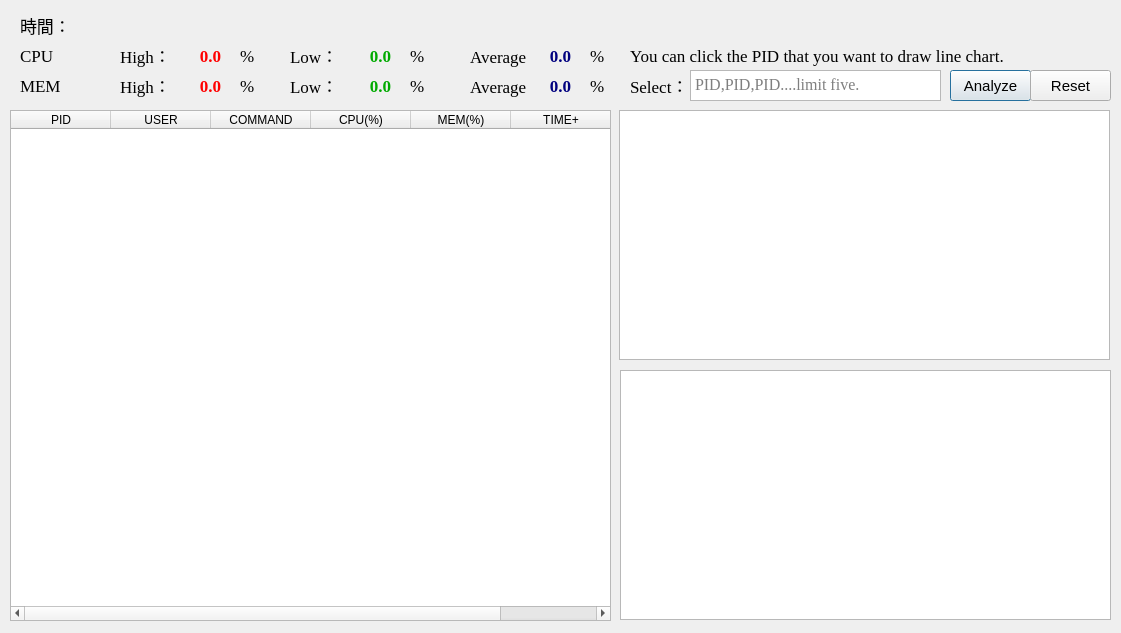
<?xml version="1.0" encoding="UTF-8"?>
<ui version="4.0">
 <class>COMMAND_Dialog</class>
 <widget class="QDialog" name="COMMAND_Dialog">
  <property name="geometry">
   <rect>
    <x>0</x>
    <y>0</y>
    <width>1121</width>
    <height>633</height>
   </rect>
  </property>
  <property name="windowTitle">
   <string>Command Subprocess Monitor</string>
  </property>
  <widget class="QTableWidget" name="tableWidget_2">
   <property name="geometry">
    <rect>
     <x>10</x>
     <y>110</y>
     <width>601</width>
     <height>511</height>
    </rect>
   </property>
   <property name="font">
    <font>
     <pointsize>9</pointsize>
    </font>
   </property>
   <column>
    <property name="text">
     <string>PID</string>
    </property>
   </column>
   <column>
    <property name="text">
     <string>USER</string>
    </property>
   </column>
   <column>
    <property name="text">
     <string>COMMAND</string>
    </property>
   </column>
   <column>
    <property name="text">
     <string>CPU(%)</string>
    </property>
   </column>
   <column>
    <property name="text">
     <string>MEM(%)</string>
    </property>
   </column>
   <column>
    <property name="text">
     <string>TIME+</string>
    </property>
   </column>
  </widget>
  <widget class="QLabel" name="label_2">
   <property name="geometry">
    <rect>
     <x>20</x>
     <y>10</y>
     <width>331</width>
     <height>31</height>
    </rect>
   </property>
   <property name="font">
    <font>
     <family>Times New Roman</family>
     <pointsize>13</pointsize>
    </font>
   </property>
   <property name="text">
    <string>時間：</string>
   </property>
   <property name="alignment">
    <set>Qt::AlignLeading|Qt::AlignLeft|Qt::AlignVCenter</set>
   </property>
  </widget>
  <widget class="QChartView" name="plot_view">
   <property name="geometry">
    <rect>
     <x>619</x>
     <y>110</y>
     <width>491</width>
     <height>250</height>
    </rect>
   </property>
  </widget>
  <widget class="QChartView" name="plot_view1">
   <property name="geometry">
    <rect>
     <x>620</x>
     <y>370</y>
     <width>491</width>
     <height>250</height>
    </rect>
   </property>
  </widget>
  <widget class="QLabel" name="label_6">
   <property name="geometry">
    <rect>
     <x>290</x>
     <y>40</y>
     <width>61</width>
     <height>31</height>
    </rect>
   </property>
   <property name="palette">
    <palette>
     <active>
      <colorrole role="WindowText">
       <brush brushstyle="SolidPattern">
        <color alpha="255">
         <red>0</red>
         <green>0</green>
         <blue>0</blue>
        </color>
       </brush>
      </colorrole>
     </active>
     <inactive>
      <colorrole role="WindowText">
       <brush brushstyle="SolidPattern">
        <color alpha="255">
         <red>0</red>
         <green>0</green>
         <blue>0</blue>
        </color>
       </brush>
      </colorrole>
     </inactive>
     <disabled>
      <colorrole role="WindowText">
       <brush brushstyle="SolidPattern">
        <color alpha="255">
         <red>120</red>
         <green>120</green>
         <blue>120</blue>
        </color>
       </brush>
      </colorrole>
     </disabled>
    </palette>
   </property>
   <property name="font">
    <font>
     <family>Times New Roman</family>
     <pointsize>13</pointsize>
     <weight>50</weight>
     <bold>false</bold>
     <strikeout>false</strikeout>
    </font>
   </property>
   <property name="text">
    <string>Low：</string>
   </property>
   <property name="alignment">
    <set>Qt::AlignLeading|Qt::AlignLeft|Qt::AlignVCenter</set>
   </property>
  </widget>
  <widget class="QLabel" name="label_9">
   <property name="geometry">
    <rect>
     <x>120</x>
     <y>70</y>
     <width>61</width>
     <height>31</height>
    </rect>
   </property>
   <property name="palette">
    <palette>
     <active>
      <colorrole role="WindowText">
       <brush brushstyle="SolidPattern">
        <color alpha="255">
         <red>0</red>
         <green>0</green>
         <blue>0</blue>
        </color>
       </brush>
      </colorrole>
     </active>
     <inactive>
      <colorrole role="WindowText">
       <brush brushstyle="SolidPattern">
        <color alpha="255">
         <red>0</red>
         <green>0</green>
         <blue>0</blue>
        </color>
       </brush>
      </colorrole>
     </inactive>
     <disabled>
      <colorrole role="WindowText">
       <brush brushstyle="SolidPattern">
        <color alpha="255">
         <red>120</red>
         <green>120</green>
         <blue>120</blue>
        </color>
       </brush>
      </colorrole>
     </disabled>
    </palette>
   </property>
   <property name="font">
    <font>
     <family>Times New Roman</family>
     <pointsize>13</pointsize>
     <weight>50</weight>
     <bold>false</bold>
     <strikeout>false</strikeout>
    </font>
   </property>
   <property name="text">
    <string>High：</string>
   </property>
   <property name="alignment">
    <set>Qt::AlignLeading|Qt::AlignLeft|Qt::AlignVCenter</set>
   </property>
  </widget>
  <widget class="QLabel" name="mem_high">
   <property name="geometry">
    <rect>
     <x>180</x>
     <y>70</y>
     <width>61</width>
     <height>31</height>
    </rect>
   </property>
   <property name="palette">
    <palette>
     <active>
      <colorrole role="WindowText">
       <brush brushstyle="SolidPattern">
        <color alpha="255">
         <red>255</red>
         <green>0</green>
         <blue>0</blue>
        </color>
       </brush>
      </colorrole>
     </active>
     <inactive>
      <colorrole role="WindowText">
       <brush brushstyle="SolidPattern">
        <color alpha="255">
         <red>255</red>
         <green>0</green>
         <blue>0</blue>
        </color>
       </brush>
      </colorrole>
     </inactive>
     <disabled>
      <colorrole role="WindowText">
       <brush brushstyle="SolidPattern">
        <color alpha="255">
         <red>120</red>
         <green>120</green>
         <blue>120</blue>
        </color>
       </brush>
      </colorrole>
     </disabled>
    </palette>
   </property>
   <property name="font">
    <font>
     <family>Times New Roman</family>
     <pointsize>13</pointsize>
     <weight>75</weight>
     <bold>true</bold>
    </font>
   </property>
   <property name="text">
    <string>0.0</string>
   </property>
   <property name="alignment">
    <set>Qt::AlignCenter</set>
   </property>
  </widget>
  <widget class="QLabel" name="cpu_high">
   <property name="geometry">
    <rect>
     <x>180</x>
     <y>40</y>
     <width>61</width>
     <height>31</height>
    </rect>
   </property>
   <property name="palette">
    <palette>
     <active>
      <colorrole role="WindowText">
       <brush brushstyle="SolidPattern">
        <color alpha="255">
         <red>255</red>
         <green>0</green>
         <blue>0</blue>
        </color>
       </brush>
      </colorrole>
     </active>
     <inactive>
      <colorrole role="WindowText">
       <brush brushstyle="SolidPattern">
        <color alpha="255">
         <red>255</red>
         <green>0</green>
         <blue>0</blue>
        </color>
       </brush>
      </colorrole>
     </inactive>
     <disabled>
      <colorrole role="WindowText">
       <brush brushstyle="SolidPattern">
        <color alpha="255">
         <red>120</red>
         <green>120</green>
         <blue>120</blue>
        </color>
       </brush>
      </colorrole>
     </disabled>
    </palette>
   </property>
   <property name="font">
    <font>
     <family>Times New Roman</family>
     <pointsize>13</pointsize>
     <weight>75</weight>
     <bold>true</bold>
    </font>
   </property>
   <property name="text">
    <string>0.0</string>
   </property>
   <property name="alignment">
    <set>Qt::AlignCenter</set>
   </property>
  </widget>
  <widget class="QLabel" name="label_4">
   <property name="geometry">
    <rect>
     <x>20</x>
     <y>70</y>
     <width>61</width>
     <height>31</height>
    </rect>
   </property>
   <property name="font">
    <font>
     <family>Times New Roman</family>
     <pointsize>13</pointsize>
    </font>
   </property>
   <property name="text">
    <string>MEM</string>
   </property>
   <property name="alignment">
    <set>Qt::AlignLeading|Qt::AlignLeft|Qt::AlignVCenter</set>
   </property>
  </widget>
  <widget class="QLabel" name="label_5">
   <property name="geometry">
    <rect>
     <x>120</x>
     <y>40</y>
     <width>61</width>
     <height>31</height>
    </rect>
   </property>
   <property name="palette">
    <palette>
     <active>
      <colorrole role="WindowText">
       <brush brushstyle="SolidPattern">
        <color alpha="255">
         <red>0</red>
         <green>0</green>
         <blue>0</blue>
        </color>
       </brush>
      </colorrole>
     </active>
     <inactive>
      <colorrole role="WindowText">
       <brush brushstyle="SolidPattern">
        <color alpha="255">
         <red>0</red>
         <green>0</green>
         <blue>0</blue>
        </color>
       </brush>
      </colorrole>
     </inactive>
     <disabled>
      <colorrole role="WindowText">
       <brush brushstyle="SolidPattern">
        <color alpha="255">
         <red>120</red>
         <green>120</green>
         <blue>120</blue>
        </color>
       </brush>
      </colorrole>
     </disabled>
    </palette>
   </property>
   <property name="font">
    <font>
     <family>Times New Roman</family>
     <pointsize>13</pointsize>
     <weight>50</weight>
     <bold>false</bold>
     <strikeout>false</strikeout>
    </font>
   </property>
   <property name="text">
    <string>High：</string>
   </property>
   <property name="alignment">
    <set>Qt::AlignLeading|Qt::AlignLeft|Qt::AlignVCenter</set>
   </property>
  </widget>
  <widget class="QLabel" name="label_3">
   <property name="geometry">
    <rect>
     <x>20</x>
     <y>40</y>
     <width>61</width>
     <height>31</height>
    </rect>
   </property>
   <property name="font">
    <font>
     <family>Times New Roman</family>
     <pointsize>13</pointsize>
    </font>
   </property>
   <property name="text">
    <string>CPU</string>
   </property>
   <property name="alignment">
    <set>Qt::AlignLeading|Qt::AlignLeft|Qt::AlignVCenter</set>
   </property>
  </widget>
  <widget class="QLabel" name="label_8">
   <property name="geometry">
    <rect>
     <x>290</x>
     <y>70</y>
     <width>61</width>
     <height>31</height>
    </rect>
   </property>
   <property name="palette">
    <palette>
     <active>
      <colorrole role="WindowText">
       <brush brushstyle="SolidPattern">
        <color alpha="255">
         <red>0</red>
         <green>0</green>
         <blue>0</blue>
        </color>
       </brush>
      </colorrole>
     </active>
     <inactive>
      <colorrole role="WindowText">
       <brush brushstyle="SolidPattern">
        <color alpha="255">
         <red>0</red>
         <green>0</green>
         <blue>0</blue>
        </color>
       </brush>
      </colorrole>
     </inactive>
     <disabled>
      <colorrole role="WindowText">
       <brush brushstyle="SolidPattern">
        <color alpha="255">
         <red>120</red>
         <green>120</green>
         <blue>120</blue>
        </color>
       </brush>
      </colorrole>
     </disabled>
    </palette>
   </property>
   <property name="font">
    <font>
     <family>Times New Roman</family>
     <pointsize>13</pointsize>
     <weight>50</weight>
     <bold>false</bold>
     <strikeout>false</strikeout>
    </font>
   </property>
   <property name="text">
    <string>Low：</string>
   </property>
   <property name="alignment">
    <set>Qt::AlignLeading|Qt::AlignLeft|Qt::AlignVCenter</set>
   </property>
  </widget>
  <widget class="QLabel" name="label_10">
   <property name="geometry">
    <rect>
     <x>470</x>
     <y>70</y>
     <width>61</width>
     <height>31</height>
    </rect>
   </property>
   <property name="palette">
    <palette>
     <active>
      <colorrole role="WindowText">
       <brush brushstyle="SolidPattern">
        <color alpha="255">
         <red>0</red>
         <green>0</green>
         <blue>0</blue>
        </color>
       </brush>
      </colorrole>
     </active>
     <inactive>
      <colorrole role="WindowText">
       <brush brushstyle="SolidPattern">
        <color alpha="255">
         <red>0</red>
         <green>0</green>
         <blue>0</blue>
        </color>
       </brush>
      </colorrole>
     </inactive>
     <disabled>
      <colorrole role="WindowText">
       <brush brushstyle="SolidPattern">
        <color alpha="255">
         <red>120</red>
         <green>120</green>
         <blue>120</blue>
        </color>
       </brush>
      </colorrole>
     </disabled>
    </palette>
   </property>
   <property name="font">
    <font>
     <family>Times New Roman</family>
     <pointsize>13</pointsize>
     <weight>50</weight>
     <bold>false</bold>
     <strikeout>false</strikeout>
    </font>
   </property>
   <property name="text">
    <string>Average：</string>
   </property>
   <property name="alignment">
    <set>Qt::AlignLeading|Qt::AlignLeft|Qt::AlignVCenter</set>
   </property>
  </widget>
  <widget class="QLabel" name="mem_low">
   <property name="geometry">
    <rect>
     <x>350</x>
     <y>70</y>
     <width>61</width>
     <height>31</height>
    </rect>
   </property>
   <property name="palette">
    <palette>
     <active>
      <colorrole role="WindowText">
       <brush brushstyle="SolidPattern">
        <color alpha="255">
         <red>0</red>
         <green>170</green>
         <blue>0</blue>
        </color>
       </brush>
      </colorrole>
     </active>
     <inactive>
      <colorrole role="WindowText">
       <brush brushstyle="SolidPattern">
        <color alpha="255">
         <red>0</red>
         <green>170</green>
         <blue>0</blue>
        </color>
       </brush>
      </colorrole>
     </inactive>
     <disabled>
      <colorrole role="WindowText">
       <brush brushstyle="SolidPattern">
        <color alpha="255">
         <red>120</red>
         <green>120</green>
         <blue>120</blue>
        </color>
       </brush>
      </colorrole>
     </disabled>
    </palette>
   </property>
   <property name="font">
    <font>
     <family>Times New Roman</family>
     <pointsize>13</pointsize>
     <weight>75</weight>
     <bold>true</bold>
    </font>
   </property>
   <property name="text">
    <string>0.0</string>
   </property>
   <property name="alignment">
    <set>Qt::AlignCenter</set>
   </property>
  </widget>
  <widget class="QLabel" name="mem_avg">
   <property name="geometry">
    <rect>
     <x>530</x>
     <y>70</y>
     <width>61</width>
     <height>31</height>
    </rect>
   </property>
   <property name="palette">
    <palette>
     <active>
      <colorrole role="WindowText">
       <brush brushstyle="SolidPattern">
        <color alpha="255">
         <red>0</red>
         <green>0</green>
         <blue>127</blue>
        </color>
       </brush>
      </colorrole>
     </active>
     <inactive>
      <colorrole role="WindowText">
       <brush brushstyle="SolidPattern">
        <color alpha="255">
         <red>0</red>
         <green>0</green>
         <blue>127</blue>
        </color>
       </brush>
      </colorrole>
     </inactive>
     <disabled>
      <colorrole role="WindowText">
       <brush brushstyle="SolidPattern">
        <color alpha="255">
         <red>120</red>
         <green>120</green>
         <blue>120</blue>
        </color>
       </brush>
      </colorrole>
     </disabled>
    </palette>
   </property>
   <property name="font">
    <font>
     <family>Times New Roman</family>
     <pointsize>13</pointsize>
     <weight>75</weight>
     <bold>true</bold>
    </font>
   </property>
   <property name="text">
    <string>0.0</string>
   </property>
   <property name="alignment">
    <set>Qt::AlignCenter</set>
   </property>
  </widget>
  <widget class="QLabel" name="cpu_low">
   <property name="geometry">
    <rect>
     <x>350</x>
     <y>40</y>
     <width>61</width>
     <height>31</height>
    </rect>
   </property>
   <property name="palette">
    <palette>
     <active>
      <colorrole role="WindowText">
       <brush brushstyle="SolidPattern">
        <color alpha="255">
         <red>0</red>
         <green>170</green>
         <blue>0</blue>
        </color>
       </brush>
      </colorrole>
     </active>
     <inactive>
      <colorrole role="WindowText">
       <brush brushstyle="SolidPattern">
        <color alpha="255">
         <red>0</red>
         <green>170</green>
         <blue>0</blue>
        </color>
       </brush>
      </colorrole>
     </inactive>
     <disabled>
      <colorrole role="WindowText">
       <brush brushstyle="SolidPattern">
        <color alpha="255">
         <red>120</red>
         <green>120</green>
         <blue>120</blue>
        </color>
       </brush>
      </colorrole>
     </disabled>
    </palette>
   </property>
   <property name="font">
    <font>
     <family>Times New Roman</family>
     <pointsize>13</pointsize>
     <weight>75</weight>
     <bold>true</bold>
    </font>
   </property>
   <property name="text">
    <string>0.0</string>
   </property>
   <property name="alignment">
    <set>Qt::AlignCenter</set>
   </property>
  </widget>
  <widget class="QLabel" name="label_7">
   <property name="geometry">
    <rect>
     <x>470</x>
     <y>40</y>
     <width>61</width>
     <height>31</height>
    </rect>
   </property>
   <property name="palette">
    <palette>
     <active>
      <colorrole role="WindowText">
       <brush brushstyle="SolidPattern">
        <color alpha="255">
         <red>0</red>
         <green>0</green>
         <blue>0</blue>
        </color>
       </brush>
      </colorrole>
     </active>
     <inactive>
      <colorrole role="WindowText">
       <brush brushstyle="SolidPattern">
        <color alpha="255">
         <red>0</red>
         <green>0</green>
         <blue>0</blue>
        </color>
       </brush>
      </colorrole>
     </inactive>
     <disabled>
      <colorrole role="WindowText">
       <brush brushstyle="SolidPattern">
        <color alpha="255">
         <red>120</red>
         <green>120</green>
         <blue>120</blue>
        </color>
       </brush>
      </colorrole>
     </disabled>
    </palette>
   </property>
   <property name="font">
    <font>
     <family>Times New Roman</family>
     <pointsize>13</pointsize>
     <weight>50</weight>
     <bold>false</bold>
     <strikeout>false</strikeout>
    </font>
   </property>
   <property name="text">
    <string>Average：</string>
   </property>
   <property name="alignment">
    <set>Qt::AlignLeading|Qt::AlignLeft|Qt::AlignVCenter</set>
   </property>
  </widget>
  <widget class="QLabel" name="cpu_avg">
   <property name="geometry">
    <rect>
     <x>530</x>
     <y>40</y>
     <width>61</width>
     <height>31</height>
    </rect>
   </property>
   <property name="palette">
    <palette>
     <active>
      <colorrole role="WindowText">
       <brush brushstyle="SolidPattern">
        <color alpha="255">
         <red>0</red>
         <green>0</green>
         <blue>127</blue>
        </color>
       </brush>
      </colorrole>
     </active>
     <inactive>
      <colorrole role="WindowText">
       <brush brushstyle="SolidPattern">
        <color alpha="255">
         <red>0</red>
         <green>0</green>
         <blue>127</blue>
        </color>
       </brush>
      </colorrole>
     </inactive>
     <disabled>
      <colorrole role="WindowText">
       <brush brushstyle="SolidPattern">
        <color alpha="255">
         <red>120</red>
         <green>120</green>
         <blue>120</blue>
        </color>
       </brush>
      </colorrole>
     </disabled>
    </palette>
   </property>
   <property name="font">
    <font>
     <family>Times New Roman</family>
     <pointsize>13</pointsize>
     <weight>75</weight>
     <bold>true</bold>
    </font>
   </property>
   <property name="text">
    <string>0.0</string>
   </property>
   <property name="alignment">
    <set>Qt::AlignCenter</set>
   </property>
  </widget>
  <widget class="QLabel" name="label_15">
   <property name="geometry">
    <rect>
     <x>590</x>
     <y>40</y>
     <width>61</width>
     <height>31</height>
    </rect>
   </property>
   <property name="font">
    <font>
     <family>Times New Roman</family>
     <pointsize>13</pointsize>
    </font>
   </property>
   <property name="text">
    <string>%</string>
   </property>
   <property name="alignment">
    <set>Qt::AlignLeading|Qt::AlignLeft|Qt::AlignVCenter</set>
   </property>
  </widget>
  <widget class="QLabel" name="label_16">
   <property name="geometry">
    <rect>
     <x>590</x>
     <y>70</y>
     <width>61</width>
     <height>31</height>
    </rect>
   </property>
   <property name="font">
    <font>
     <family>Times New Roman</family>
     <pointsize>13</pointsize>
    </font>
   </property>
   <property name="text">
    <string>%</string>
   </property>
   <property name="alignment">
    <set>Qt::AlignLeading|Qt::AlignLeft|Qt::AlignVCenter</set>
   </property>
  </widget>
  <widget class="QLabel" name="label_17">
   <property name="geometry">
    <rect>
     <x>410</x>
     <y>40</y>
     <width>61</width>
     <height>31</height>
    </rect>
   </property>
   <property name="font">
    <font>
     <family>Times New Roman</family>
     <pointsize>13</pointsize>
    </font>
   </property>
   <property name="text">
    <string>%</string>
   </property>
   <property name="alignment">
    <set>Qt::AlignLeading|Qt::AlignLeft|Qt::AlignVCenter</set>
   </property>
  </widget>
  <widget class="QLabel" name="label_18">
   <property name="geometry">
    <rect>
     <x>410</x>
     <y>70</y>
     <width>61</width>
     <height>31</height>
    </rect>
   </property>
   <property name="font">
    <font>
     <family>Times New Roman</family>
     <pointsize>13</pointsize>
    </font>
   </property>
   <property name="text">
    <string>%</string>
   </property>
   <property name="alignment">
    <set>Qt::AlignLeading|Qt::AlignLeft|Qt::AlignVCenter</set>
   </property>
  </widget>
  <widget class="QLabel" name="label_19">
   <property name="geometry">
    <rect>
     <x>240</x>
     <y>40</y>
     <width>61</width>
     <height>31</height>
    </rect>
   </property>
   <property name="font">
    <font>
     <family>Times New Roman</family>
     <pointsize>13</pointsize>
    </font>
   </property>
   <property name="text">
    <string>%</string>
   </property>
   <property name="alignment">
    <set>Qt::AlignLeading|Qt::AlignLeft|Qt::AlignVCenter</set>
   </property>
  </widget>
  <widget class="QLabel" name="label_20">
   <property name="geometry">
    <rect>
     <x>240</x>
     <y>70</y>
     <width>61</width>
     <height>31</height>
    </rect>
   </property>
   <property name="font">
    <font>
     <family>Times New Roman</family>
     <pointsize>13</pointsize>
    </font>
   </property>
   <property name="text">
    <string>%</string>
   </property>
   <property name="alignment">
    <set>Qt::AlignLeading|Qt::AlignLeft|Qt::AlignVCenter</set>
   </property>
  </widget>
  <widget class="QTextEdit" name="pid_group">
   <property name="geometry">
    <rect>
     <x>690</x>
     <y>70</y>
     <width>251</width>
     <height>31</height>
    </rect>
   </property>
   <property name="font">
    <font>
     <family>Times New Roman</family>
     <pointsize>12</pointsize>
    </font>
   </property>
   <property name="placeholderText">
    <string>PID,PID,PID....limit five.</string>
   </property>
  </widget>
  <widget class="QLabel" name="label_11">
   <property name="geometry">
    <rect>
     <x>630</x>
     <y>70</y>
     <width>71</width>
     <height>31</height>
    </rect>
   </property>
   <property name="font">
    <font>
     <family>Times New Roman</family>
     <pointsize>13</pointsize>
    </font>
   </property>
   <property name="text">
    <string>Select：</string>
   </property>
   <property name="alignment">
    <set>Qt::AlignLeading|Qt::AlignLeft|Qt::AlignVCenter</set>
   </property>
  </widget>
  <widget class="QPushButton" name="analyze_btn">
   <property name="geometry">
    <rect>
     <x>950</x>
     <y>70</y>
     <width>81</width>
     <height>31</height>
    </rect>
   </property>
   <property name="font">
    <font>
     <pointsize>11</pointsize>
    </font>
   </property>
   <property name="text">
    <string>Analyze</string>
   </property>
  </widget>
  <widget class="QPushButton" name="reset_btn">
   <property name="geometry">
    <rect>
     <x>1030</x>
     <y>70</y>
     <width>81</width>
     <height>31</height>
    </rect>
   </property>
   <property name="font">
    <font>
     <pointsize>11</pointsize>
    </font>
   </property>
   <property name="text">
    <string>Reset</string>
   </property>
  </widget>
  <widget class="QLabel" name="label_23">
   <property name="geometry">
    <rect>
     <x>630</x>
     <y>40</y>
     <width>431</width>
     <height>31</height>
    </rect>
   </property>
   <property name="font">
    <font>
     <family>Times New Roman</family>
     <pointsize>13</pointsize>
    </font>
   </property>
   <property name="text">
    <string>You can click the PID that you want to draw line chart.</string>
   </property>
   <property name="alignment">
    <set>Qt::AlignLeading|Qt::AlignLeft|Qt::AlignVCenter</set>
   </property>
  </widget>
 </widget>
 <customwidgets>
  <customwidget>
   <class>QChartView</class>
   <extends>QGraphicsView</extends>
   <header>PyQt5.QtChart</header>
  </customwidget>
 </customwidgets>
 <resources/>
 <connections/>
</ui>
